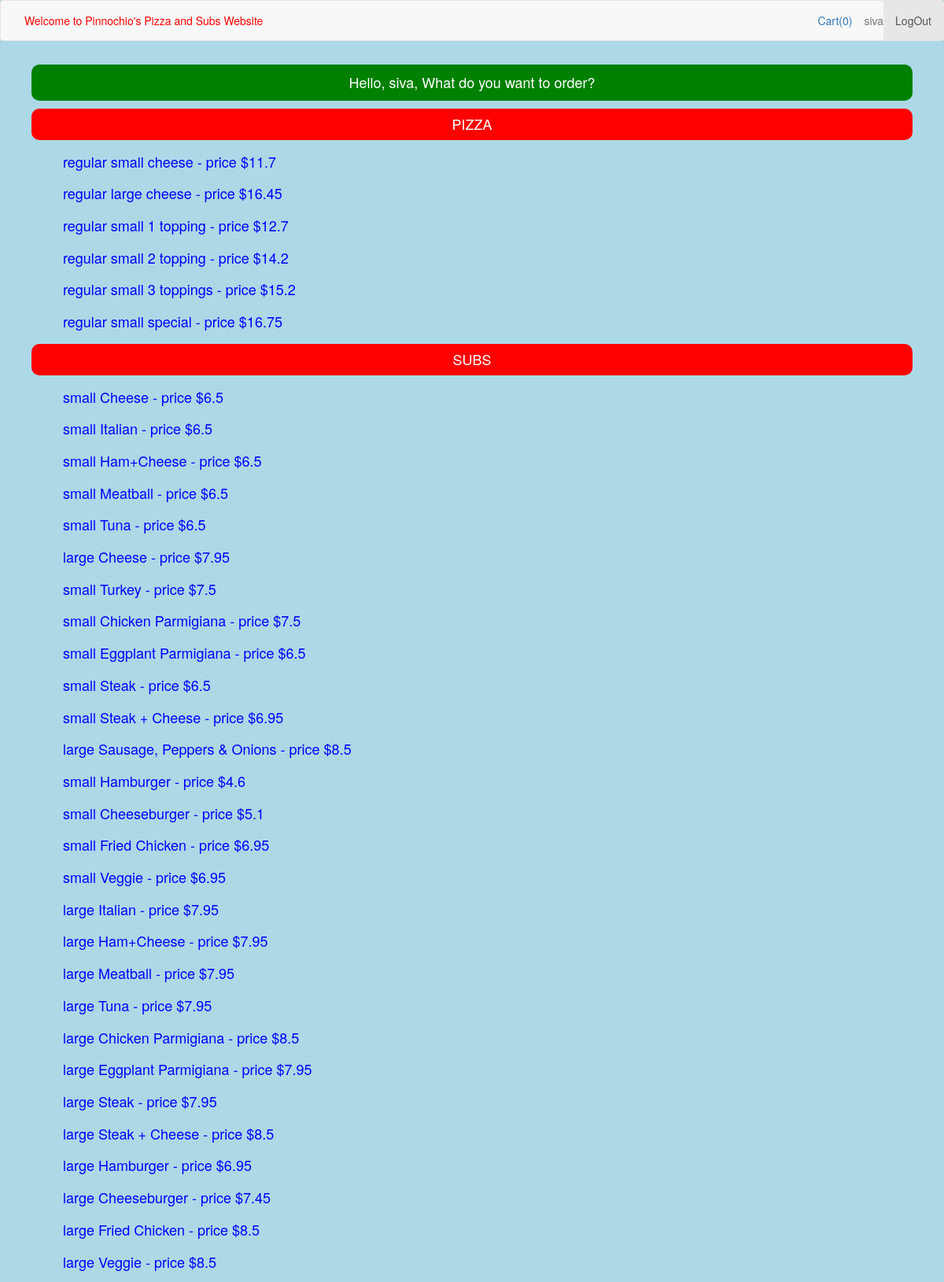
Screenshot of / (signed in, upper part) with the database file from the repository.
### orders/models.py (models this page shows, shortened)
class Pizza(models.Model):
    cat = models.ForeignKey(Pizza_cat, on_delete=models.CASCADE, related_name="pizzacategories")
    size = models.ForeignKey(Item_size, on_delete=models.CASCADE, related_name="pizzasizes")
    type = models.ForeignKey(Pizza_type, on_delete=models.CASCADE, related_name="pizzatypes")
    price = models.FloatField()
    class Meta:
      unique_together = ('cat','size','type',)
    def __str__(self):
        return f"{self.cat} {self.size} {self.type} - price ${self.price}"

class Pizza_cat(models.Model):
 cat = models.CharField(max_length=64, unique=True)
 def __str__(self):
   return f"{self.cat}"

class Item_size(models.Model):
 size = models.CharField(max_length=64, unique=True)
 def __str__(self):
   return f"{self.size}"

class Pizza_type(models.Model):
 type = models.CharField(max_length=64, unique=True)
 def __str__(self):
   return f"{self.type}"

class Subs(models.Model):
    size = models.ForeignKey(Item_size, on_delete=models.CASCADE, related_name="subsizes")
    type = models.ForeignKey(Sub_type, on_delete=models.CASCADE, related_name="subtypes")
    price = models.FloatField()
    class Meta:
      unique_together = ('size','type',)
    def __str__(self):
        return f"{self.size} {self.type} - price ${self.price}"

class Sub_type(models.Model):
 type = models.CharField(max_length=64, unique=True)
 def __str__(self):
   return f"{self.type}"

### orders/views.py (the view)
# urls.py: path("", views.index, name="index"),
def index(request):
    if not request.user.is_authenticated:
        context = {
            "user": None,
            "message": None
        }
        return render(request, "orders/login.html", context)
    try:
      customer_cart = Cart.objects.get(user=request.user)
    except Cart.DoesNotExist:
      customer_cart = Cart.objects.create(user=request.user)
      customer_cart.total_items = 0
      customer_cart.save()
    context = {
        "user": request.user,
        "total_items": customer_cart.total_items,
        "Pizzas": Pizza.objects.all(),
        "Subs":  Subs.objects.all(),
        "Pastas": Pasta.objects.all(),
        "Salads": Salad.objects.all(),
        "Dinnerplatters": Dinnerplatter.objects.all(),
        "message":None
    }
    return render(request, "orders/menu.html", context)

### orders/models.py (called while the page is built)
 def __str__(self):
   return f"{self.type}"

    def __str__(self):
        return f"{self.type} - price ${self.price}"

 def __str__(self):
   return f"{self.type}"

    def __str__(self):
        return f"{self.type} - price ${self.price}"

 def __str__(self):
   return f"{self.type}"

    def __str__(self):
        return f"{self.size} {self.type} - price ${self.price}"

### orders/templates/orders/menu.html (shortened to what this page needs)
{% extends "orders/base.html" %}
{% block body %}
<div class="title-info">
Hello, {{ user.first_name }}, What do you want to order?</h1>
</div>
<div>
 <h2 class="item-header"> PIZZA </h2>
 <ul>
    {% for p in Pizzas %}
      <li class="item-info">
      <a href="{% url 'pizza' p.id %}">{{ p }}</a>
      </li>
    {% endfor %}
 </ul>
</div>
<div>
 <h2 class="item-header"> SUBS </h2>
 <ul>
    {% for s in Subs %}
      <li class="item-info">
      <a href="{% url 'subs' s.id %}">{{ s }}</a>
      </li>
    {% endfor %}
 </ul>
</div>
{% endblock %}

### orders/templates/orders/base.html (shortened to what this page needs)
{% load static %}
<!DOCTYPE html>
<html>
    <head>
        <link rel="stylesheet" href="{% static 'orders/styles.css' %}" />
        <link rel="stylesheet" href="https://maxcdn.bootstrapcdn.com/bootstrap/3.3.7/css/bootstrap.min.css">
    </head>
    <body>
       <div id="background">
           <nav class="navbar navbar-default">
            <div class="container-fluid">
             <p class="navbar-text" style="color:red;">Welcome to Pinnochio's Pizza and Subs Website</p>
             <ul class="nav navbar-nav navbar-right">
                {% if user %}
                 <li class="active"><a href="{% url 'logout' %}">LogOut</a></li>
                {% else %}
                 <li class="active"><a href="{% url 'login' %}">LogIn</a></li>
                {% endif %}
             </ul>
             {% if user and user.first_name %}
               <p class="navbar-text navbar-right">{{user.first_name}}</p>
             {% endif %}
             <p class="navbar-text navbar-right"><a href="{% url 'checkout' %}">Cart({{total_items}})</a></p>
            </div>
           </nav>
          <div class="container">
            {% block body %}
            {% endblock %}
          </div>
       </div>
    </body>
</html>

### orders/static/orders/styles.css (style rules this page uses)
html, body { width: 100%; height: 100%; font-family: verdana; }
html { box-sizing: border-box; }
*, *:before, *:after { box-sizing: inherit; }
#background { width: 100%; min-height:100%; height: auto; background-color:lightblue; }
.title-info { background-color: green; font-size: 18px; color: white; min-height: 10px; padding:10px; margin:10px; border-radius:10px; text-align:center; }
.item-header { background-color: red; font-size: 18px; color: white; min-height: 10px; padding:10px; margin:10px; border-radius:10px; text-align:center; }
ul { list-style-type: none; }
.item-info { font-size: 18px; color: blue; padding:5px; margin:5px; }
.item-info a { color: blue; }

### rows the page displays
Pizza: cat+size+type "regular small cheese - price $11.7"
Pizza: cat+size+type "regular large cheese - price $16.45"
Pizza: cat+size+type "regular small 1 topping - price $12.7"
Pizza: cat+size+type "regular small 2 topping - price $14.2"
Pizza: cat+size+type "regular small 3 toppings - price $15.2"
Pizza: cat+size+type "regular small special - price $16.75"
Subs: size+type+price "small Cheese - price $6.5"
Subs: size+type+price "small Italian - price $6.5"
Subs: size+type+price "small Ham+Cheese - price $6.5"
Subs: size+type+price "small Meatball - price $6.5"
Subs: size+type+price "small Tuna - price $6.5"
Subs: size+type+price "large Cheese - price $7.95"
Subs: size+type+price "small Turkey - price $7.5"
Subs: size+type+price "small Chicken Parmigiana - price $7.5"
Subs: size+type+price "small Eggplant Parmigiana - price $6.5"
Subs: size+type+price "small Steak - price $6.5"
Subs: size+type+price "small Steak + Cheese - price $6.95"
Subs: size+type+price "large Sausage, Peppers & Onions - price $8.5"
Subs: size+type+price "small Hamburger - price $4.6"
Subs: size+type+price "small Cheeseburger - price $5.1"
Subs: size+type+price "small Fried Chicken - price $6.95"
Subs: size+type+price "small Veggie - price $6.95"
Subs: size+type+price "large Italian - price $7.95"
Subs: size+type+price "large Ham+Cheese - price $7.95"
Subs: size+type+price "large Meatball - price $7.95"
Subs: size+type+price "large Tuna - price $7.95"
Subs: size+type+price "large Chicken Parmigiana - price $8.5"
Subs: size+type+price "large Eggplant Parmigiana - price $7.95"
Subs: size+type+price "large Steak - price $7.95"
Subs: size+type+price "large Steak + Cheese - price $8.5"
Subs: size+type+price "large Hamburger - price $6.95"
Subs: size+type+price "large Cheeseburger - price $7.45"
Subs: size+type+price "large Fried Chicken - price $8.5"
Subs: size+type+price "large Veggie - price $8.5"

### other values shown
{{ user.first_name }} "siva"
{{ total_items }} "0"
